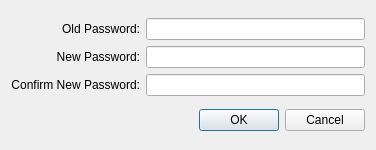
<?xml version="1.0" encoding="UTF-8"?>
<ui version="4.0">
 <class>ChangePasswordDialog</class>
 <widget class="QDialog" name="ChangePasswordDialog">
  <property name="geometry">
   <rect>
    <x>0</x>
    <y>0</y>
    <width>376</width>
    <height>150</height>
   </rect>
  </property>
  <property name="windowTitle">
   <string>Dialog</string>
  </property>
  <layout class="QVBoxLayout" name="verticalLayout">
   <item>
    <layout class="QGridLayout" name="gridLayout">
     <item row="1" column="0">
      <widget class="QLabel" name="label">
       <property name="text">
        <string>New Password:</string>
       </property>
       <property name="alignment">
        <set>Qt::AlignRight|Qt::AlignTrailing|Qt::AlignVCenter</set>
       </property>
      </widget>
     </item>
     <item row="2" column="0">
      <widget class="QLabel" name="label_2">
       <property name="text">
        <string>Confirm New Password:</string>
       </property>
       <property name="alignment">
        <set>Qt::AlignRight|Qt::AlignTrailing|Qt::AlignVCenter</set>
       </property>
      </widget>
     </item>
     <item row="1" column="1">
      <widget class="QLineEdit" name="txtNewPassword">
       <property name="echoMode">
        <enum>QLineEdit::Password</enum>
       </property>
      </widget>
     </item>
     <item row="2" column="1">
      <widget class="QLineEdit" name="txtConfirmNewPassword">
       <property name="echoMode">
        <enum>QLineEdit::Password</enum>
       </property>
      </widget>
     </item>
     <item row="0" column="0">
      <widget class="QLabel" name="label_3">
       <property name="text">
        <string>Old Password:</string>
       </property>
       <property name="alignment">
        <set>Qt::AlignRight|Qt::AlignTrailing|Qt::AlignVCenter</set>
       </property>
      </widget>
     </item>
     <item row="0" column="1">
      <widget class="QLineEdit" name="txtOldPassword">
       <property name="echoMode">
        <enum>QLineEdit::Password</enum>
       </property>
      </widget>
     </item>
    </layout>
   </item>
   <item>
    <widget class="QDialogButtonBox" name="buttonBox">
     <property name="orientation">
      <enum>Qt::Horizontal</enum>
     </property>
     <property name="standardButtons">
      <set>QDialogButtonBox::Cancel|QDialogButtonBox::Ok</set>
     </property>
    </widget>
   </item>
  </layout>
 </widget>
 <tabstops>
  <tabstop>txtOldPassword</tabstop>
  <tabstop>txtNewPassword</tabstop>
  <tabstop>txtConfirmNewPassword</tabstop>
  <tabstop>buttonBox</tabstop>
 </tabstops>
 <resources/>
 <connections/>
</ui>
